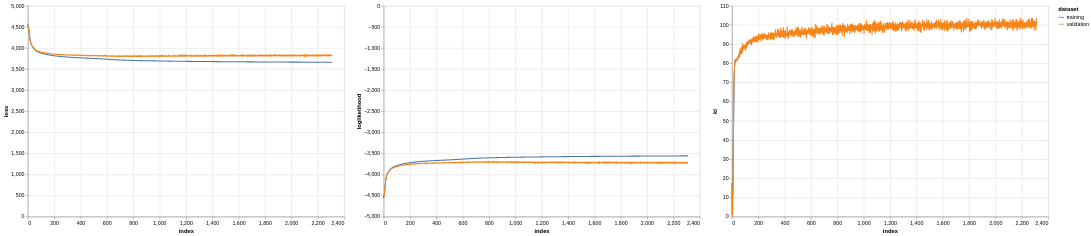

Source (notebook cell):
### Markdown cell above
# Training curves

### Code cell
def metric_chart(df: pd.DataFrame, metric: str):

    sub_df = df.loc[:,[('training', metric), ('validation', metric)]]
    sub_df.columns = sub_df.columns.get_level_values(0)
    chart = alt.Chart(
        sub_df.reset_index()
    ).transform_fold(
        sub_df.columns.to_list(), ['dataset', metric]
    ).mark_line().encode(
        x='index:Q', y=f'{metric}:Q', color='dataset:N'
    ).properties(width=600, height=400)

    return chart

metric_chart(results_df, 'loss') | metric_chart(results_df, 'loglikelihood') | metric_chart(results_df, 'kl')

### Figure 1 — Vega-Lite specification as saved in the notebook (floating-point values rounded to 4 significant figures; data arrays with more than 128 entries replaced by an {"elided": "..."} marker saying what was removed)
{"config": {"view": {"continuousWidth": 300, "continuousHeight": 300}}, "hconcat": [{"data": {"name": "data-90ae409ddab3ac14ba3a5ef4ef224f29"}, "mark": {"type": "line"}, "encoding": {"color": {"field": "dataset", "type": "nominal"}, "x": {"field": "index", "type": "quantitative"}, "y": {"field": "loss", "type": "quantitative"}}, "height": 400, "transform": [{"fold": ["training", "validation"], "as": ["dataset", "loss"]}], "width": 600}, {"data": {"name": "data-203976435f8facefe36d8436fb2be6e9"}, "mark": {"type": "line"}, "encoding": {"color": {"field": "dataset", "type": "nominal"}, "x": {"field": "index", "type": "quantitative"}, "y": {"field": "loglikelihood", "type": "quantitative"}}, "height": 400, "transform": [{"fold": ["training", "validation"], "as": ["dataset", "loglikelihood"]}], "width": 600}, {"data": {"name": "data-fda907836147a86b2a90f2acdded83a8"}, "mark": {"type": "line"}, "encoding": {"color": {"field": "dataset", "type": "nominal"}, "x": {"field": "index", "type": "quantitative"}, "y": {"field": "kl", "type": "quantitative"}}, "height": 400, "transform": [{"fold": ["training", "validation"], "as": ["dataset", "kl"]}], "width": 600}], "$schema": "https://vega.github.io/schema/vega-lite/v5.8.0.json", "datasets": {"data-90ae409ddab3ac14ba3a5ef4ef224f29": {"elided": "2311 records"}, "data-203976435f8facefe36d8436fb2be6e9": {"elided": "2311 records"}, "data-fda907836147a86b2a90f2acdded83a8": {"elided": "2311 records"}}}
